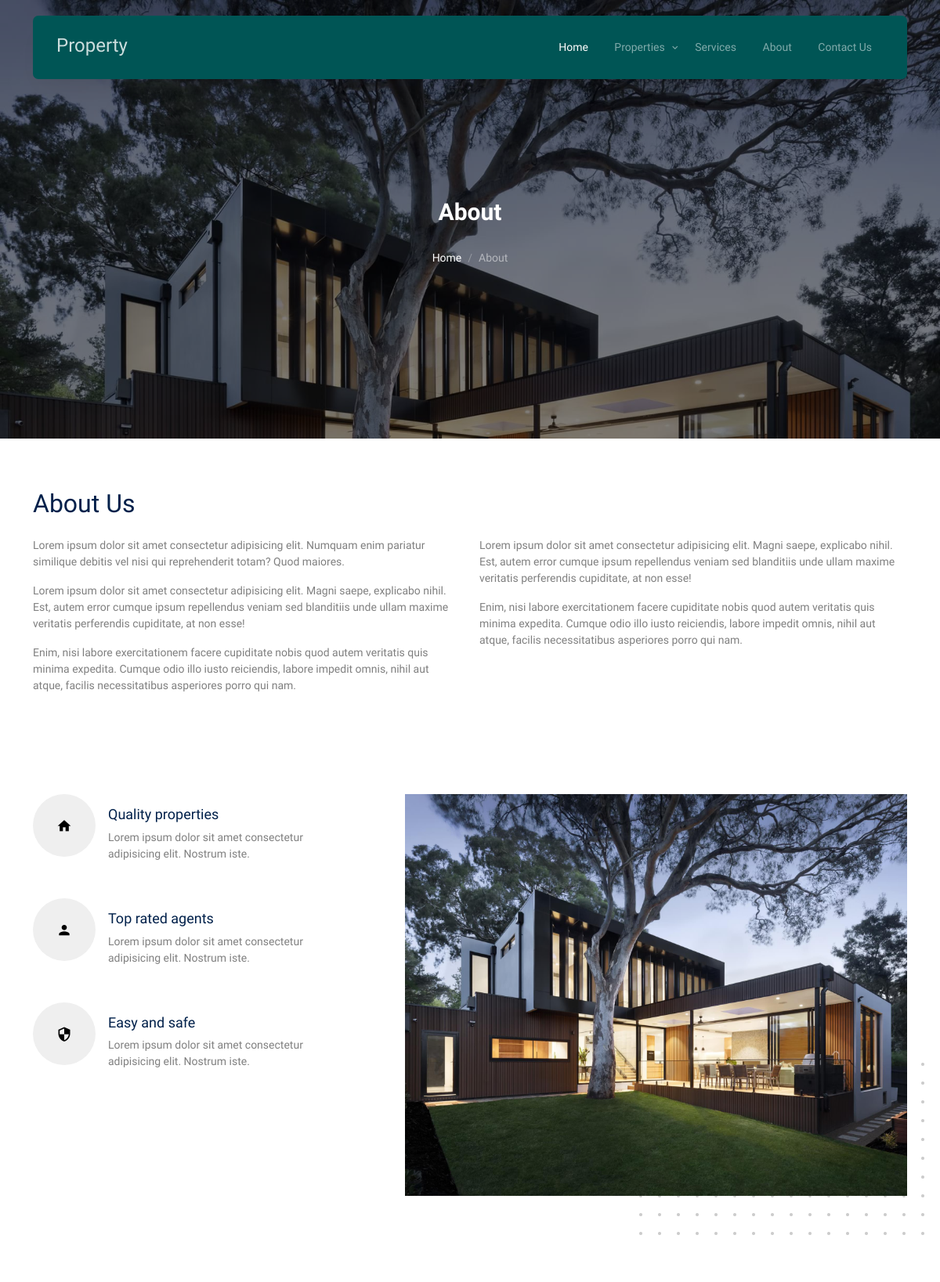
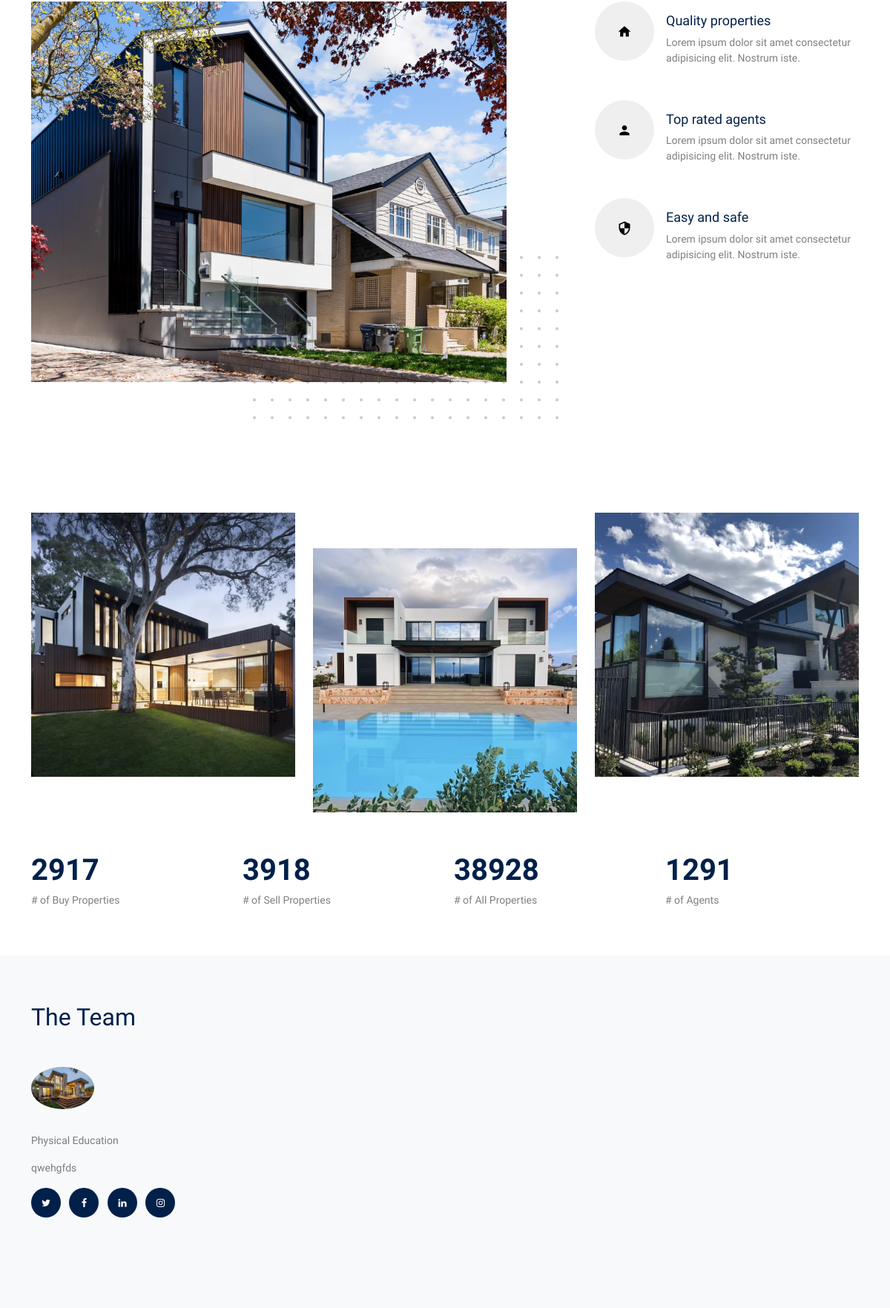
The page /about/ (upper part) on the database its author committed (2 pictures, top to bottom).
### home/models.py (models this page shows, shortened)
class Agent(models.Model):
    image = models.ImageField(upload_to='images/agent')
    name = models.CharField(max_length=120)
    job = models.CharField(max_length=120)
    descriptions = models.TextField(null=True, blank=True)
    twitter = models.URLField(null=True, blank=True)
    facebook = models.URLField(null=True, blank=True)
    linkedin = models.URLField(null=True, blank=True)
    instagram = models.URLField(null=True, blank=True)

### home/views.py (the view)
# urls.py: path('about/', AboutView.as_view(), name='about'),
class AboutView(View):
    def get(self, request, *args, **kwargs):
        agents = Agent.objects.all()
        context = {
            'agents': agents,
        }
        return render(request, 'about.html', context)

### templates/about.html (shortened to what this page needs)
{% extends 'base.html' %}
{% load static %}
{% block content %}
<div
        class="hero page-inner overlay"
        style="background-image: url('../static/images/hero_bg_3.jpg')"
>
    <div class="container">
        <div class="row justify-content-center align-items-center">
            <div class="col-lg-9 text-center mt-5">
                <h1 class="heading" data-aos="fade-up">About</h1>
                <nav
                        aria-label="breadcrumb"
                        data-aos="fade-up"
                        data-aos-delay="200"
                >
                    <ol class="breadcrumb text-center justify-content-center">
                        <li class="breadcrumb-item"><a href="{% url 'home' %}">Home</a></li>
                        <li
                                class="breadcrumb-item active text-white-50"
                                aria-current="page"
                        >
                            About
                        </li>
                    </ol>
                </nav>
            </div>
        </div>
    </div>
</div>
<div class="section">
    <div class="container">
        <div class="row text-left mb-5">
            <div class="col-12">
                <h2 class="font-weight-bold heading text-primary mb-4">About Us</h2>
            </div>
            <div class="col-lg-6">
                <p class="text-black-50">
                    Lorem ipsum dolor sit amet consectetur adipisicing elit. Numquam
                    enim pariatur similique debitis vel nisi qui reprehenderit totam?
                    Quod maiores.
                </p>
                <p class="text-black-50">
                    Lorem ipsum dolor sit amet consectetur adipisicing elit. Magni
                    saepe, explicabo nihil. Est, autem error cumque ipsum repellendus
                    veniam sed blanditiis unde ullam maxime veritatis perferendis
                    cupiditate, at non esse!
                </p>
                <p class="text-black-50">
                    Enim, nisi labore exercitationem facere cupiditate nobis quod
                    autem veritatis quis minima expedita. Cumque odio illo iusto
                    reiciendis, labore impedit omnis, nihil aut atque, facilis
                    necessitatibus asperiores porro qui nam.
                </p>
            </div>
            <div class="col-lg-6">
                <p class="text-black-50">
                    Lorem ipsum dolor sit amet consectetur adipisicing elit. Magni
                    saepe, explicabo nihil. Est, autem error cumque ipsum repellendus
                    veniam sed blanditiis unde ullam maxime veritatis perferendis
                    cupiditate, at non esse!
                </p>
                <p class="text-black-50">
                    Enim, nisi labore exercitationem facere cupiditate nobis quod
                    autem veritatis quis minima expedita. Cumque odio illo iusto
                    reiciendis, labore impedit omnis, nihil aut atque, facilis
                    necessitatibus asperiores porro qui nam.
                </p>
            </div>
        </div>
    </div>
</div>
<div class="section pt-0">
    <div class="container">
        <div class="row justify-content-between mb-5">
            <div class="col-lg-7 mb-5 mb-lg-0 order-lg-2">
                <div class="img-about dots">
                    <img src="../static/images/hero_bg_3.jpg" alt="Image" class="img-fluid"/>
                </div>
            </div>
            <div class="col-lg-4">
                <div class="d-flex feature-h">
              <span class="wrap-icon me-3">
                <span class="icon-home2"></span>
              </span>
                    <div class="feature-text">
                        <h3 class="heading">Quality properties</h3>
                        <p class="text-black-50">
                            Lorem ipsum dolor sit amet consectetur adipisicing elit.
                            Nostrum iste.
                        </p>
                    </div>
                </div>
                <div class="d-flex feature-h">
              <span class="wrap-icon me-3">
                <span class="icon-person"></span>
              </span>
                    <div class="feature-text">
                        <h3 class="heading">Top rated agents</h3>
                        <p class="text-black-50">
                            Lorem ipsum dolor sit amet consectetur adipisicing elit.
                            Nostrum iste.
                        </p>
                    </div>
                </div>
                <div class="d-flex feature-h">
              <span class="wrap-icon me-3">
                <span class="icon-security"></span>
              </span>
                    <div class="feature-text">
                        <h3 class="heading">Easy and safe</h3>
                        <p class="text-black-50">
                            Lorem ipsum dolor sit amet consectetur adipisicing elit.
                            Nostrum iste.
                        </p>
                    </div>
                </div>
            </div>
        </div>
    </div>
</div>
<div class="section pt-0">
    <div class="container">
        <div class="row justify-content-between mb-5">
            <div class="col-lg-7 mb-5 mb-lg-0">
                <div class="img-about dots">
                    <img src="../static/images/hero_bg_2.jpg" alt="Image" class="img-fluid"/>
                </div>
            </div>
            <div class="col-lg-4">
                <div class="d-flex feature-h">
              <span class="wrap-icon me-3">
                <span class="icon-home2"></span>
              </span>
                    <div class="feature-text">
                        <h3 class="heading">Quality properties</h3>
                        <p class="text-black-50">
                            Lorem ipsum dolor sit amet consectetur adipisicing elit.
                            Nostrum iste.
                        </p>
                    </div>
                </div>
                <div class="d-flex feature-h">
              <span class="wrap-icon me-3">
                <span class="icon-person"></span>
              </span>
                    <div class="feature-text">
                        <h3 class="heading">Top rated agents</h3>
                        <p class="text-black-50">
                            Lorem ipsum dolor sit amet consectetur adipisicing elit.
                            Nostrum iste.
                        </p>
                    </div>
                </div>
                <div class="d-flex feature-h">
              <span class="wrap-icon me-3">
                <span class="icon-security"></span>
              </span>
                    <div class="feature-text">
                        <h3 class="heading">Easy and safe</h3>
                        <p class="text-black-50">
                            Lorem ipsum dolor sit amet consectetur adipisicing elit.
                            Nostrum iste.
                        </p>
                    </div>
                </div>
            </div>
        </div>
    </div>
</div>
<div class="section">
    <div class="container">
        <div class="row">
            <div class="col-md-4" data-aos="fade-up" data-aos-delay="0">
                <img src="../static/images/img_1.jpg" alt="Image" class="img-fluid"/>
            </div>
            <div class="col-md-4 mt-lg-5" data-aos="fade-up" data-aos-delay="100">
                <img src="../static/images/img_3.jpg" alt="Image" class="img-fluid"/>
            </div>
            <div class="col-md-4" data-aos="fade-up" data-aos-delay="200">
                <img src="../static/images/img_2.jpg" alt="Image" class="img-fluid"/>
            </div>
        </div>
        <div class="row section-counter mt-5">
            <div
                    class="col-6 col-sm-6 col-md-6 col-lg-3"
                    data-aos="fade-up"
                    data-aos-delay="300"
            >
                <div class="counter-wrap mb-5 mb-lg-0">
              <span class="number"
              ><span class="countup text-primary">2917</span></span
              >
                    <span class="caption text-black-50"># of Buy Properties</span>
                </div>
            </div>
            <div
                    class="col-6 col-sm-6 col-md-6 col-lg-3"
                    data-aos="fade-up"
                    data-aos-delay="400"
            >
                <div class="counter-wrap mb-5 mb-lg-0">
              <span class="number"
              ><span class="countup text-primary">3918</span></span
              >
                    <span class="caption text-black-50"># of Sell Properties</span>
                </div>
            </div>
            <div
                    class="col-6 col-sm-6 col-md-6 col-lg-3"
                    data-aos="fade-up"
                    data-aos-delay="500"
            >
                <div class="counter-wrap mb-5 mb-lg-0">
              <span class="number"
              ><span class="countup text-primary">38928</span></span
              >
                    <span class="caption text-black-50"># of All Properties</span>
                </div>
            </div>
            <div
                    class="col-6 col-sm-6 col-md-6 col-lg-3"
                    data-aos="fade-up"
                    data-aos-delay="600"
            >
                <div class="counter-wrap mb-5 mb-lg-0">
              <span class="number"
              ><span class="countup text-primary">1291</span></span
              >
                    <span class="caption text-black-50"># of Agents</span>
                </div>
            </div>
        </div>
    </div>
</div>
<div class="section sec-testimonials bg-light">
    <div class="container">
        <div class="row mb-5 align-items-center">
            <div class="col-md-6">
                <h2 class="font-weight-bold heading text-primary mb-4 mb-md-0">
                    The Team
                </h2>
            </div>
        </div>
        <div class="testimonial-slider-wrap">
            <div class="testimonial-slider">
                {% for agent in agents %}
                <div class="item">
                    <div class="testimonial">
                        <img
                                src="{{agent.image.url}}"
                                alt="Image"
                                class="img-fluid rounded-circle w-25 mb-4"
                        />
                        <p class="text-black-50">{{ agent.job }}</p>
                        <p>
                            {{agent.descriptions}}
                        </p>
                        <ul class="social list-unstyled list-inline dark-hover">
                            <li class="list-inline-item">
                                <a href="{{ agent.twitter }}"><span class="icon-twitter"></span></a>
                            </li>
                            <li class="list-inline-item">
                                <a href="{{ agent.facebook}}"><span class="icon-facebook"></span></a>
                            </li>
                            <li class="list-inline-item">
                                <a href="{{ agent.linkedin}}"><span class="icon-linkedin"></span></a>
                            </li>
                            <li class="list-inline-item">
                                <a href="{{ agent.instagram }}"><span class="icon-instagram"></span></a>
                            </li>
                        </ul>
                    </div>
                </div>
                {% endfor %}
            </div>
        </div>
    </div>
</div>
{% endblock %}

### static/css/tiny-slider.css (style rules this page uses)
.tns-slider { -webkit-transition:all 0s;-moz-transition:all 0s;transition:all 0s }
.tns-slider>.tns-item { -webkit-box-sizing:border-box;-moz-box-sizing:border-box;box-sizing:border-box }
.tns-horizontal.tns-subpixel { white-space:nowrap }
.tns-horizontal.tns-subpixel>.tns-item { display:inline-block;vertical-align:top;white-space:normal }

### rows shown on the page
Agent: image (picture), job "Physical Education", descriptions "qwehgfds"
